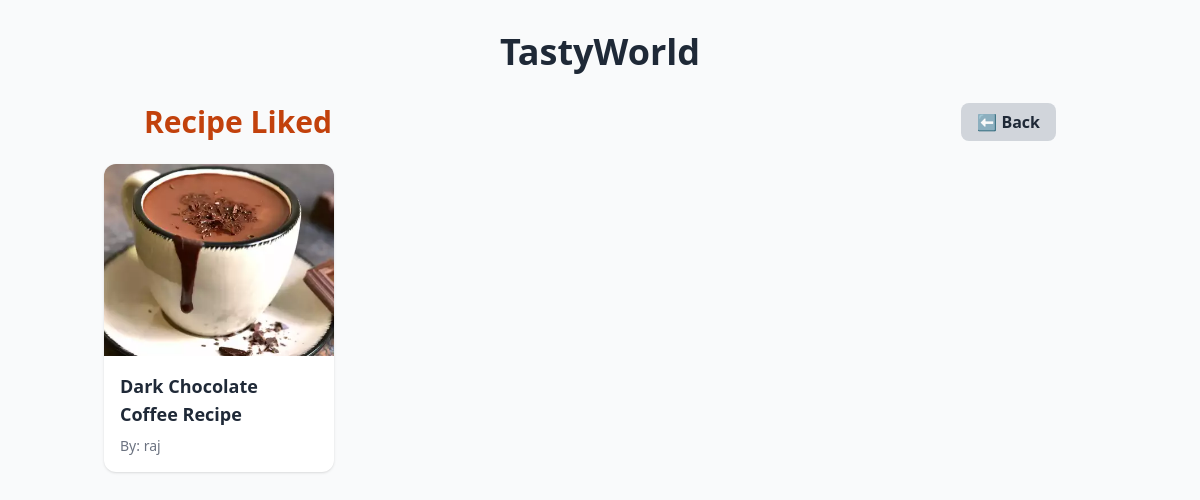
The app's page /dashboard/wishlist/ (signed in) with its own data.
### accounts/models.py (models this page shows, shortened)
class FoodItem(models.Model):
    auth = models.ForeignKey(User, on_delete=models.CASCADE)  # Auth_ID (linked to Django User)
    title = models.CharField(max_length=200)
    short_desc = models.CharField(max_length=500)
    procedure = models.TextField()
    image = models.ImageField(upload_to='food_images/')

### accounts/views.py (the view)
# urls.py: path('dashboard/wishlist/', wishlist, name='wishlist'),
def wishlist(request):
    if request.user.is_authenticated:
        wishlist_items = Wishlist.objects.filter(user=request.user)
        print(wishlist_items)
        food_items = [item.recipe for item in wishlist_items]
        template = loader.get_template('wishlist.html')
        context = {'food_items': food_items}
        return HttpResponse(template.render(context, request))
    else:
        messages.info(request, "You need to login first")
        return redirect('/login')

### accounts/models.py (called while the page is built)
    def __str__(self):
        return f"{self.user.username} - {self.recipe.title}"

### accounts/templates/wishlist.html (shortened to what this page needs)
<!DOCTYPE html>
<html lang="en">
<head>
  <script src="https://cdn.tailwindcss.com"></script>
</head>
<body class="bg-gray-50 text-gray-800">
  <div class="container mx-auto px-4 py-8">
    <h1 class="text-4xl font-bold mb-8 text-center">TastyWorld</h1>
    <div class="flex justify-between items-center mb-6 px-4 md:px-10">
      <h2 class="text-3xl font-bold text-orange-700">Recipe Liked</h2>
      <div class="space-x-4">
        <a href="/dashboard"
           class="bg-gray-300 hover:bg-gray-400 text-gray-800 font-semibold py-2 px-4 rounded-lg transition duration-200">
          ⬅️ Back
        </a>
      </div>
    </div>
    <div class="grid grid-cols-1 sm:grid-cols-2 md:grid-cols-3 lg:grid-cols-4 gap-6">
      {% for item in food_items %}
      <a href="/dashboard/recipe/{{item.id}}">
        <div class="bg-white rounded-xl shadow hover:shadow-xl transition duration-300">
          <img src="{{ item.image.url }}" alt="{{ item.title }}" class="w-full h-48 object-cover rounded-t-xl">
          <div class="p-4">
            <h2 class="text-lg font-semibold mb-2">{{ item.title }}</h2>
            <p class="text-sm text-gray-500">By: {{ item.auth.username }}</p>
          </div>
        </div>
      </a>
      {% endfor %}
    </div>
  </div>
</body>
</html>

### records on screen
FoodItem: image (picture), title "Dark Chocolate Coffee Recipe", auth.username "raj"
